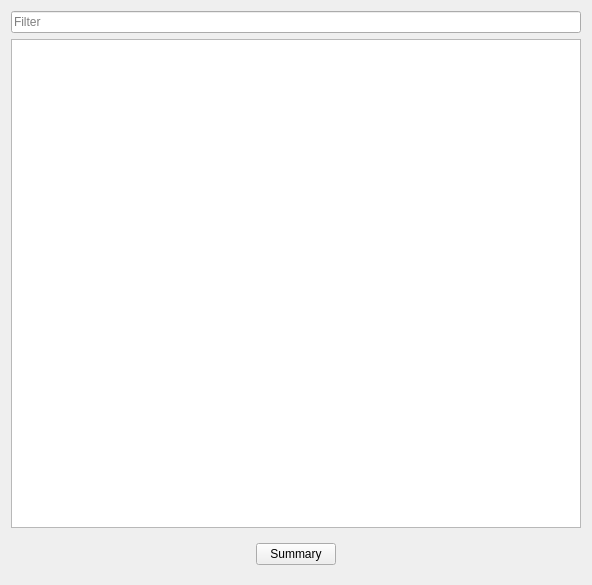
<?xml version="1.0" encoding="UTF-8"?>
<ui version="4.0">
 <class>CreatureAbilitiesSelector</class>
 <widget class="QWidget" name="CreatureAbilitiesSelector">
  <property name="geometry">
   <rect>
    <x>0</x>
    <y>0</y>
    <width>592</width>
    <height>585</height>
   </rect>
  </property>
  <property name="windowTitle">
   <string>Form</string>
  </property>
  <layout class="QVBoxLayout" name="verticalLayout">
   <item>
    <widget class="QLineEdit" name="filter">
     <property name="placeholderText">
      <string>Filter</string>
     </property>
    </widget>
   </item>
   <item>
    <widget class="QTableView" name="abilities">
     <property name="selectionBehavior">
      <enum>QAbstractItemView::SelectionBehavior::SelectRows</enum>
     </property>
     <property name="sortingEnabled">
      <bool>true</bool>
     </property>
    </widget>
   </item>
   <item>
    <widget class="QWidget" name="widget" native="true">
     <layout class="QHBoxLayout" name="horizontalLayout">
      <item>
       <spacer name="horizontalSpacer">
        <property name="orientation">
         <enum>Qt::Orientation::Horizontal</enum>
        </property>
        <property name="sizeHint" stdset="0">
         <size>
          <width>40</width>
          <height>20</height>
         </size>
        </property>
       </spacer>
      </item>
      <item>
       <widget class="QPushButton" name="summary">
        <property name="text">
         <string>Summary</string>
        </property>
       </widget>
      </item>
      <item>
       <spacer name="horizontalSpacer_2">
        <property name="orientation">
         <enum>Qt::Orientation::Horizontal</enum>
        </property>
        <property name="sizeHint" stdset="0">
         <size>
          <width>40</width>
          <height>20</height>
         </size>
        </property>
       </spacer>
      </item>
     </layout>
    </widget>
   </item>
  </layout>
 </widget>
 <resources/>
 <connections/>
</ui>
